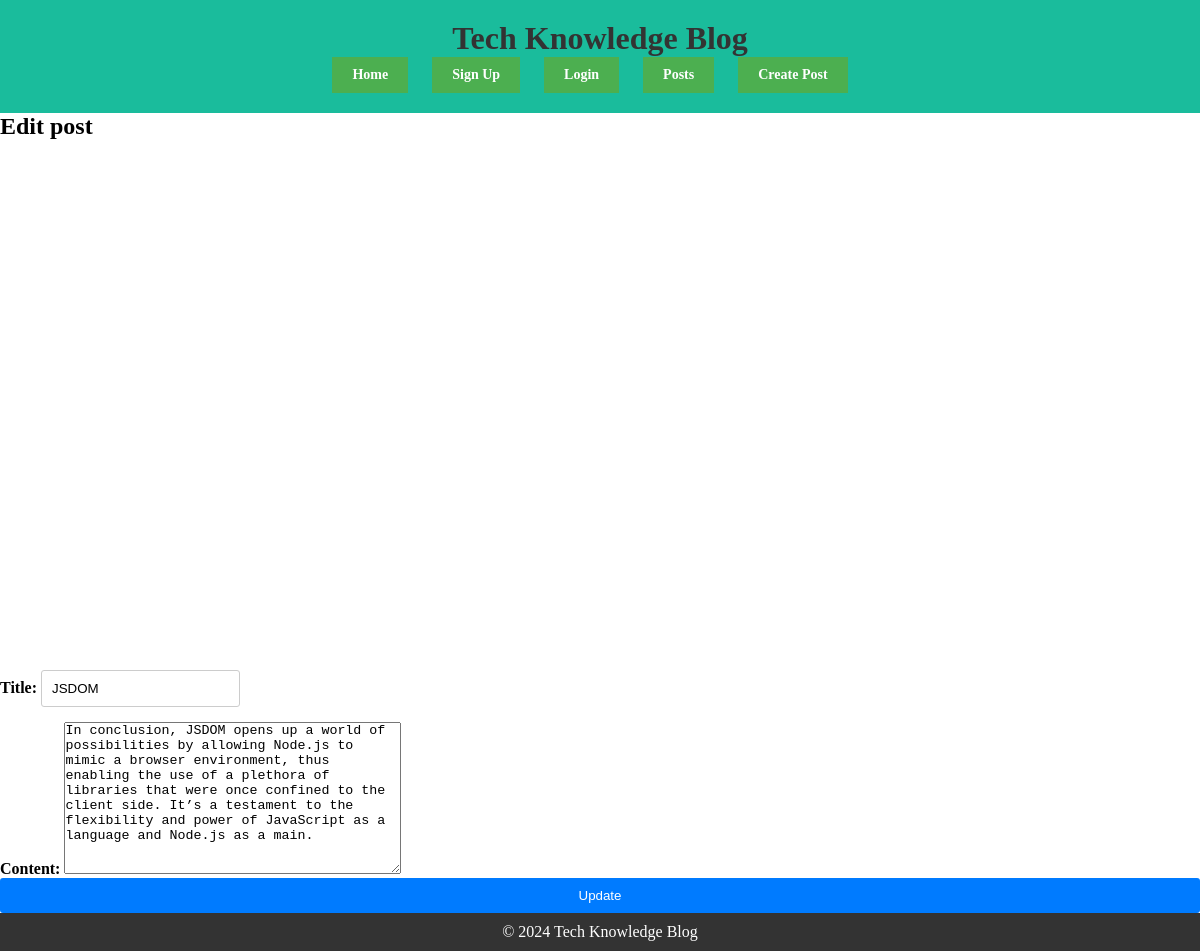
Screenshot of /post/15/edit/ with the database file from the repository.
### blog/models.py (models this page shows, shortened)
class Post(models.Model):
    title = models.CharField(max_length=200)
    content = models.TextField()
    author = models.ForeignKey(User, on_delete=models.CASCADE)
    pub_date = models.DateTimeField(auto_now_add=True)

### blog/views.py (the view)
# urls.py: path('post/<int:pk>/edit/', views.post_update, name='post_update'),
def post_update(request, pk):
    post = get_object_or_404(Post, pk=pk)
    if request.method == 'POST':
        form = PostUpdateForm(request.POST, instance=post)
        if form.is_valid():
            form.save()
            return redirect('post_detail', post_id=post.pk)
    else:
        form = PostUpdateForm(instance=post)
    return render(request, 'blog/update_post.html', {'form': form})

### blog/forms.py
class PostUpdateForm(forms.ModelForm):
    class Meta:
        model = Post
        fields = ['title', 'content']

### blog/templates/blog/update_post.html (shortened to what this page needs)
{% extends 'base.html' %}
{% block content %}
  <h2>Edit post</h2>
  <form method="POST">
  {{ form.as_p }}
  <button type="submit">Update</button>
  </form>
{% endblock %}

### static/css/styles.css (style rules this page uses)
body, html { overflow-x: hidden; }
* { margin: 0; padding: 0; box-sizing: border-box; }
body, main { min-height: 100vh; display: flex; flex-direction: column; justify-content: space-between; }
h1, h2, h3, h4, h5, h6, p { margin: 0; }
form { display: flex; flex-direction: column; }
label { font-weight: bold; margin-bottom: 5px; }
input { padding: 10px; margin-bottom: 15px; border: 1px solid #ccc; border-radius: 3px; }
button { background-color: #007bff; color: #fff; border: none; padding: 10px; border-radius: 3px; cursor: pointer; }

### rows the page displays
Post: title "JSDOM", content "In conclusion, JSDOM opens up a world of possibilities by allowing Node.js to mimic a browser environment, thus enabling the use of a plethora of libraries that were once confined to the client side. It’s a testament to the flexibility and power of JavaScript as a language and Node.js as a main."
